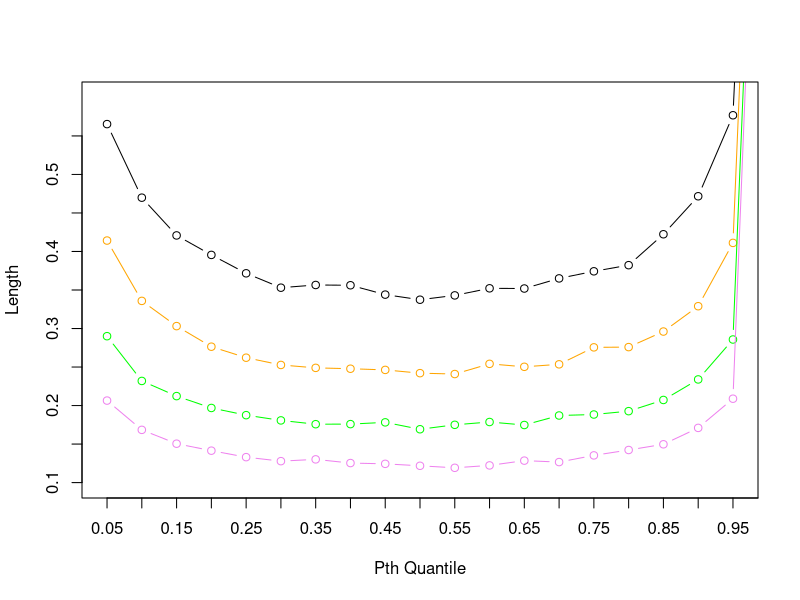
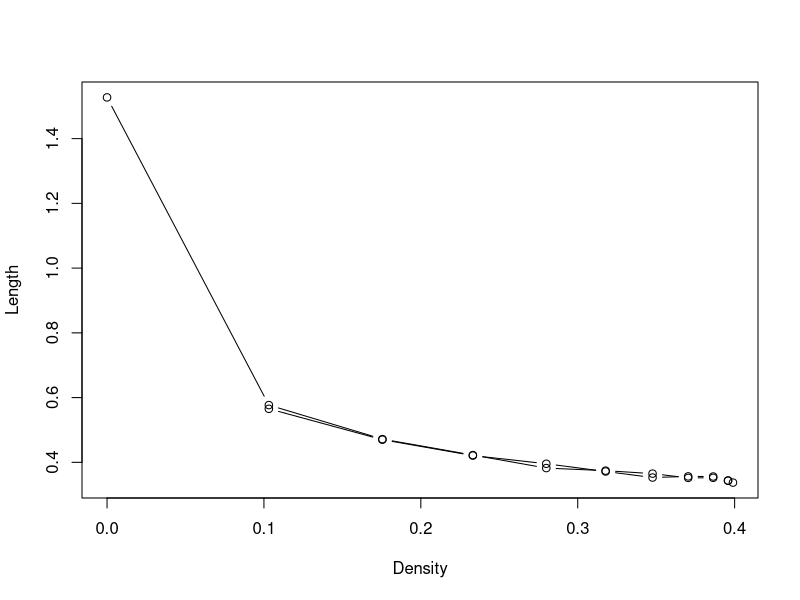

Here is the R script that generated these plots, in order: (Note: a time limit stopped this script after it produced the figures.)
## ---- chunk 1

calc_quantile <- function(x,N){
quant_vector <- rep(NA, 5000)
for (i in 1:5000) {
dist <- rnorm(N, mean = 0, sd = 1)
quant_vector[i] <- quantile(dist, x)
} 

value <- abs(quantile(quant_vector, 0.975) - quantile(quant_vector, 0.025))
return(value)
}
  quantiles <- seq(0.05, 1.0, 0.05)
  length_values <-matrix(rep(NA,80),ncol = 4,byrow = TRUE)
  for (i in 1:20) {
    length_values[i,1] <- calc_quantile(quantiles[i],200)
  }
  for (i in 1:20) {
    length_values[i,2] <- calc_quantile(quantiles[i],400)
  }
  for (i in 1:20) {
    length_values[i,3] <- calc_quantile(quantiles[i],800)
  }
  for (i in 1:20) {
    length_values[i,4] <- calc_quantile(quantiles[i],1600)
  }

## ---- chunk 2
plot(seq(0.05,1,0.05),length_values[,1],type="b",axes=FALSE,xlim = c(0.05,0.95),xlab="Pth Quantile",ylab="Length",col="black",ylim=c(0.10,0.60))
axis(1,at=seq(0.05,1.0,0.05),labels=seq(0.05,1,0.05))
axis(2,at=seq(0.10,0.55,0.05),labels=seq(0.10,0.55,0.05))
lines(seq(0.05,1,0.05),length_values[,2],col="orange",type="b")
lines(seq(0.05,1,0.05),length_values[,3],col="green",type="b")
lines(seq(0.05,1,0.05),length_values[,4],col="violet",type="b")
box(col="black")
## ---- chunk 3
first <- qnorm(quantiles,0,1)
den <- dnorm(first,0,1)
## ---- chunk 4
plot(den,length_values[,1],type="b", xlab = "Density", ylab = "Length")
## ---- chunk 5
calc_quantile_expo <- function(x,N){
quant_vector <- rep(NA, 5000)
for (i in 1:5000) {
dist <- rexp(N, rate = 1)
quant_vector[i] <- quantile(dist, x)
} 

value <- abs(quantile(quant_vector, 0.975) - quantile(quant_vector, 0.025))
return(value)
}
  quantiles <- seq(0.05, 1.0, 0.05)
  length_values <-matrix(rep(NA,80),ncol = 4,byrow = TRUE)
  for (i in 1:20) {
    length_values[i,1] <- calc_quantile_expo(quantiles[i],200)
  }
  for (i in 1:20) {
    length_values[i,2] <- calc_quantile_expo(quantiles[i],400)
  }
  for (i in 1:20) {
    length_values[i,3] <- calc_quantile_expo(quantiles[i],800)
  }
  for (i in 1:20) {
    length_values[i,4] <- calc_quantile_expo(quantiles[i],1600)
  }
## ---- chunk 6
plot(seq(0.05,1,0.05),length_values[,1],type="b",axes=FALSE,xlim = c(0.05,0.95),xlab="Pth Quantile",ylab="Length",col="black",ylim=c(0.10,0.60))
axis(1,at=seq(0.05,1.0,0.05),labels=seq(0.05,1,0.05))
axis(2,at=seq(0.10,0.55,0.05),labels=seq(0.10,0.55,0.05))
lines(seq(0.05,1,0.05),length_values[,2],col="orange",type="b")
lines(seq(0.05,1,0.05),length_values[,3],col="green",type="b")
lines(seq(0.05,1,0.05),length_values[,4],col="violet",type="b")
box(col="black")
## ---- chunk 7
second <- qexp(quantiles,rate = 1)
den_1 <- dexp(second,rate = 1)
plot(den_1,length_values[,1],type="b", xlab = "Density", ylab = "Length")
plot(den_1,length_values[,2],type="b", xlab = "Density", ylab = "Length")
plot(den_1,length_values[,3],type="b", xlab = "Density", ylab = "Length")
plot(den_1,length_values[,4],type="b", xlab = "Density", ylab = "Length")
## ---- chunk 8
calc_quantile_mix_1 <- function(x,N){
quant_vector <- rep(NA, 5000)
for (i in 1:5000) {
G <- sample(0:2, N, replace = TRUE, prob = c(5,3,2))
dist<-(G==0)*rnorm(N) + (G==1)*rnorm(N,4) + (G==2)*rnorm(N,-4,2)
quant_vector[i] <- quantile(dist, x)
} 

value <- abs(quantile(quant_vector, 0.975) - quantile(quant_vector, 0.025))
return(value)
}
  quantiles <- seq(0.05, 1.0, 0.05)
  length_values <-matrix(rep(NA,80),ncol = 4,byrow = TRUE)
  for (i in 1:20) {
    length_values[i,1] <- calc_quantile_mix_1(quantiles[i],200)
  }
  for (i in 1:20) {
    length_values[i,2] <- calc_quantile_mix_1(quantiles[i],400)
  }
  for (i in 1:20) {
    length_values[i,3] <- calc_quantile_mix_1(quantiles[i],800)
  }
  for (i in 1:20) {
    length_values[i,4] <- calc_quantile_mix_1(quantiles[i],1600)
  }
## ---- chunk 9
plot(seq(0.05,1,0.05),length_values[,1],type="b",axes=FALSE,xlim = c(0.05,0.95),xlab="Pth Quantile",ylab="Length",col="black",ylim=c(0.10,2.5))
axis(1,at=seq(0.05,1.0,0.05),labels=seq(0.05,1,0.05))
axis(2,at=seq(0.10,3,0.05),labels=seq(0.10,3,0.05))
lines(seq(0.05,1,0.05),length_values[,2],col="orange",type="b")
lines(seq(0.05,1,0.05),length_values[,3],col="green",type="b")
lines(seq(0.05,1,0.05),length_values[,4],col="violet",type="b")
box(col="black")
## ---- chunk 10
pf3 <- function(x){
  .5*pnorm(x) + .3*pnorm(x,4) + .2*pnorm(x,-4,2)
}
p<-seq(0.05,1.0,0.05)
roots<-rep(NA,20)
for(i in 1:20){
inv_func <- function(x){
 pf3(x)-p[i]
}
roots[i]<-uniroot(inv_func,c(-100,100))[[1]]
}


df3 <- function(x){
  .5*dnorm(x) + .3*dnorm(x,4) + .2*dnorm(x,-4,2)
}

plot(df3(roots),length_values[,1],type="b",xlab="Density",ylab="Length")
plot(df3(roots),length_values[,2],type="b",xlab="Density",ylab="Length")
plot(df3(roots),length_values[,3],type="b",xlab="Density",ylab="Length")
plot(df3(roots),length_values[,4],type="b",xlab="Density",ylab="Length")
## ---- chunk 11
calc_quantile_mix_2 <- function(x,N){
quant_vector <- rep(NA, 5000)
for (i in 1:5000) {
G <- sample(0:1, 100, replace = TRUE)
dist<- (G==0)*rbeta(N,5,1) + (G==1)*rbeta(N,1,5)
quant_vector[i] <- quantile(dist, x)
} 

value <- abs(quantile(quant_vector, 0.975) - quantile(quant_vector, 0.025))
return(value)
}
  quantiles <- seq(0.05, 0.95, 0.05)
  length_values <-matrix(rep(NA,76),ncol = 4,byrow = TRUE)
  for (i in 1:19) {
    length_values[i,1] <- calc_quantile_mix_2(quantiles[i],200)
  }
  for (i in 1:19) {
    length_values[i,2] <- calc_quantile_mix_2(quantiles[i],400)
  }
  for (i in 1:19) {
    length_values[i,3] <- calc_quantile_mix_2(quantiles[i],800)
  }
  for (i in 1:19) {
    length_values[i,4] <- calc_quantile_mix_2(quantiles[i],1600)
  }
## ---- chunk 12
plot(seq(0.05,0.95,0.05),length_values[,1],type="b",xlim = c(0.05,0.95),xlab="Pth Quantile",ylab="Length",col="black",ylim=c(0.10,0.5))
axis(1,at=seq(0.05,0.95,0.05),labels=seq(0.05,0.95,0.05))
axis(2,at=seq(0.10,0.95,0.05),labels=seq(0.10,0.95,0.05))
lines(seq(0.05,0.95,0.05),length_values[,2],col="orange",type="b")
lines(seq(0.05,0.95,.05),length_values[,3],col="green",type="b")
lines(seq(0.05,0.95,.05),length_values[,4],col="violet",type="b")
box(col = "black")
## ---- chunk 13
pf4 <- function(x){
 0.5*pbeta(x,5,1) + 0.5*pbeta(x,1,5)
}
p<-seq(0.05,0.95,0.05)
roots<-rep(NA,19)
for(i in 1:19){
inv_func <- function(x){
 pf4(x)-p[i]
}
roots[i]<-uniroot(inv_func,c(-1000,1000))[[1]]
}


df4 <- function(x){
  0.5*dbeta(x,5,1) + 0.5*dbeta(x,1,5)
}
den_value<-df4(roots)
plot(den_value,length_values[,1],type="b",xlab="Density",ylab="Length")
plot(den_value,length_values[,2],type="b",xlab="Density",ylab="Length")
plot(den_value,length_values[,3],type="b",xlab="Density",ylab="Length")
plot(den_value,length_values[,4],type="b",xlab="Density",ylab="Length")
